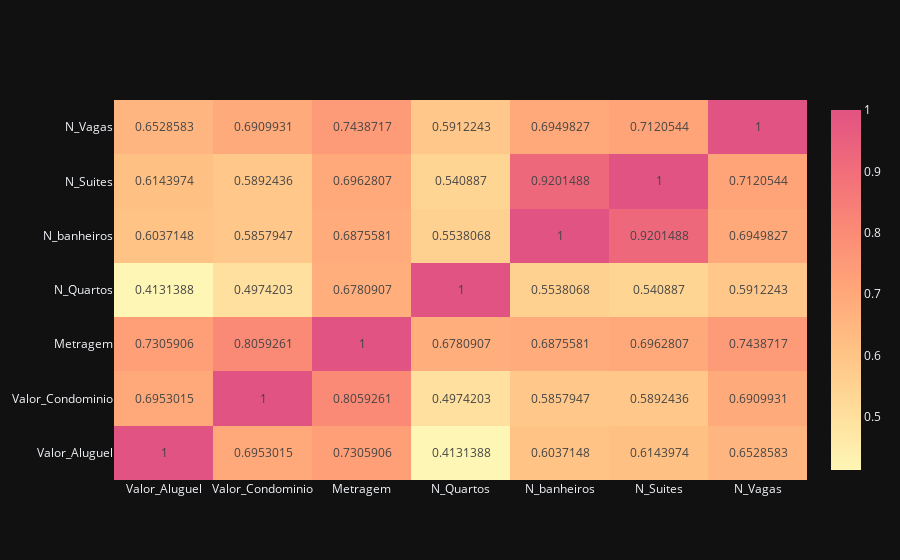

Source (notebook cell):
### Markdown cell above
# 3 - Realize a terceira etapa de pré processamento dos dados.

A) Comece pela correlação, que sabemos ser uma parte importante para nosso pré processamento e análise. Plote o gráfico ou a tabela e indique as variáveis que te parecem mais "fortes" na correlação para nosso modelo.

### Code cell
correl = df.corr()
fig = go.Figure()
correl
fig.add_traces(go.Heatmap(z=correl,
                          y= correl.index,
                          x=correl.columns,
                          colorscale = 'pinkyl',
                          texttemplate = "%{z}"))

### Figure 1 — Plotly figure (JSON) as saved in the notebook; plotly's stock layout.template omitted (floating-point values rounded to 4 significant figures)
{"data": [{"colorscale": [[0.0, "rgb(254, 246, 181)"], [0.1667, "rgb(255, 221, 154)"], [0.3333, "rgb(255, 194, 133)"], [0.5, "rgb(255, 166, 121)"], [0.6667, "rgb(250, 138, 118)"], [0.8333, "rgb(241, 109, 122)"], [1.0, "rgb(225, 83, 131)"]], "texttemplate": "%{z}", "x": ["Valor_Aluguel", "Valor_Condominio", "Metragem", "N_Quartos", "N_banheiros", "N_Suites", "N_Vagas"], "y": ["Valor_Aluguel", "Valor_Condominio", "Metragem", "N_Quartos", "N_banheiros", "N_Suites", "N_Vagas"], "z": [[1.0, 0.6953, 0.7306, 0.4131, 0.6037, 0.6144, 0.6529], [0.6953, 1.0, 0.8059, 0.4974, 0.5858, 0.5892, 0.691], [0.7306, 0.8059, 1.0, 0.6781, 0.6876, 0.6963, 0.7439], [0.4131, 0.4974, 0.6781, 1.0, 0.5538, 0.5409, 0.5912], [0.6037, 0.5858, 0.6876, 0.5538, 1.0, 0.9201, 0.695], [0.6144, 0.5892, 0.6963, 0.5409, 0.9201, 1.0, 0.7121], [0.6529, 0.691, 0.7439, 0.5912, 0.695, 0.7121, 1.0]], "type": "heatmap"}], "layout": {}}
